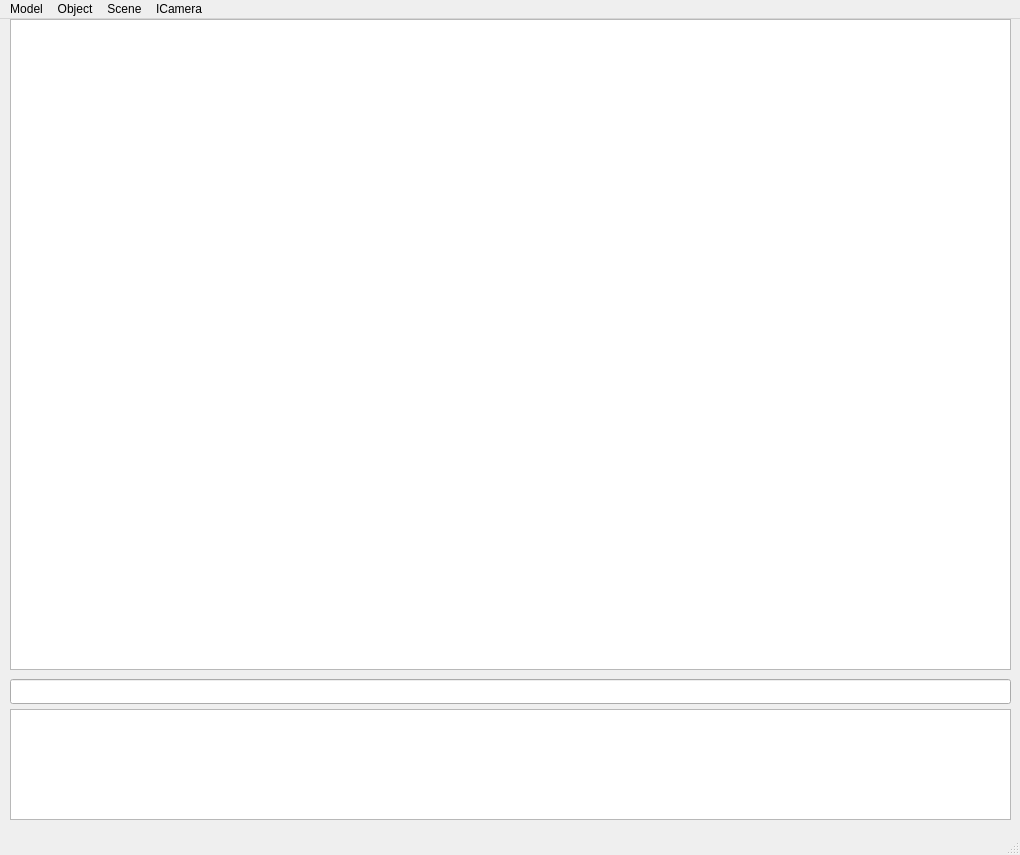
<?xml version="1.0" encoding="UTF-8"?>
<ui version="4.0">
 <class>MainWindow</class>
 <widget class="QMainWindow" name="MainWindow">
  <property name="geometry">
   <rect>
    <x>0</x>
    <y>0</y>
    <width>1020</width>
    <height>855</height>
   </rect>
  </property>
  <property name="windowTitle">
   <string>MainWindow</string>
  </property>
  <widget class="QWidget" name="centralwidget">
   <widget class="QGraphicsView" name="graphicsView">
    <property name="geometry">
     <rect>
      <x>10</x>
      <y>0</y>
      <width>1001</width>
      <height>651</height>
     </rect>
    </property>
    <property name="minimumSize">
     <size>
      <width>712</width>
      <height>570</height>
     </size>
    </property>
   </widget>
   <widget class="QLineEdit" name="line_edit">
    <property name="geometry">
     <rect>
      <x>10</x>
      <y>660</y>
      <width>1001</width>
      <height>25</height>
     </rect>
    </property>
   </widget>
   <widget class="QTextBrowser" name="feedback_thingy">
    <property name="geometry">
     <rect>
      <x>10</x>
      <y>690</y>
      <width>1001</width>
      <height>111</height>
     </rect>
    </property>
   </widget>
  </widget>
  <widget class="QStatusBar" name="statusbar"/>
  <widget class="QMenuBar" name="menubar">
   <property name="geometry">
    <rect>
     <x>0</x>
     <y>0</y>
     <width>1020</width>
     <height>22</height>
    </rect>
   </property>
   <widget class="QMenu" name="menuFile">
    <property name="title">
     <string>Model</string>
    </property>
    <addaction name="actionLoadModel"/>
   </widget>
   <widget class="QMenu" name="menuObject">
    <property name="title">
     <string>Object</string>
    </property>
    <addaction name="actionSelect"/>
    <addaction name="actionMove_2"/>
    <addaction name="actionScale"/>
    <addaction name="actionRotate"/>
    <addaction name="separator"/>
    <addaction name="actionDelete"/>
   </widget>
   <widget class="QMenu" name="menuScene">
    <property name="title">
     <string>Scene</string>
    </property>
    <addaction name="actionGroupObjects"/>
    <addaction name="actionView_Objects"/>
   </widget>
   <widget class="QMenu" name="menuCamera">
    <property name="title">
     <string>ICamera</string>
    </property>
    <addaction name="actionNext_Camera"/>
    <addaction name="actionNew_Camera"/>
    <addaction name="actionSet_Camera"/>
    <addaction name="actionLook_at_object"/>
   </widget>
   <addaction name="menuFile"/>
   <addaction name="menuObject"/>
   <addaction name="menuScene"/>
   <addaction name="menuCamera"/>
  </widget>
  <action name="actionLoadModel">
   <property name="text">
    <string>LoadModel</string>
   </property>
  </action>
  <action name="actionSelect">
   <property name="text">
    <string>Select</string>
   </property>
  </action>
  <action name="actionMove_2">
   <property name="text">
    <string>Move</string>
   </property>
  </action>
  <action name="actionScale">
   <property name="text">
    <string>Scale</string>
   </property>
  </action>
  <action name="actionRotate">
   <property name="text">
    <string>Rotate</string>
   </property>
  </action>
  <action name="actionDelete">
   <property name="text">
    <string>Delete</string>
   </property>
  </action>
  <action name="actionGroupObjects">
   <property name="text">
    <string>Group Objects</string>
   </property>
  </action>
  <action name="actionView_Objects">
   <property name="text">
    <string>View Objects</string>
   </property>
  </action>
  <action name="actionNext_Camera">
   <property name="text">
    <string>Next ICamera</string>
   </property>
  </action>
  <action name="actionNew_Camera">
   <property name="text">
    <string>New ICamera</string>
   </property>
  </action>
  <action name="actionSet_Camera">
   <property name="text">
    <string>Set ICamera</string>
   </property>
  </action>
  <action name="actionLook_at_object">
   <property name="text">
    <string>Look at object</string>
   </property>
  </action>
 </widget>
 <resources/>
 <connections/>
</ui>
